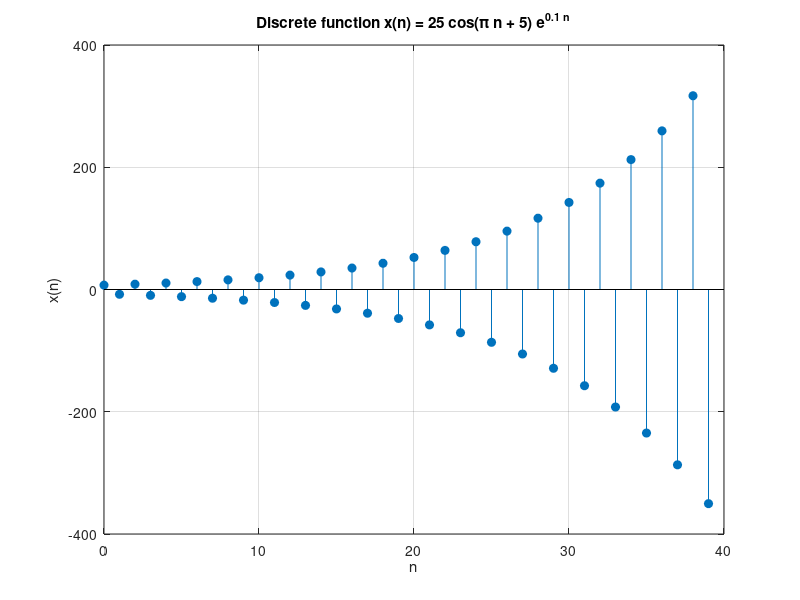

MATLAB code to generate this figure:
% تعریف بازه n به صورت گسسته
n = 0:39;

% محاسبه x(n)
x = 25 * cos(pi * n + 5) .* exp(0.1 * n);

% رسم تابع گسسته
stem(n, x, 'filled')
xlabel('n')
ylabel('x(n)')
title('Discrete function x(n) = 25 cos(\pi n + 5) e^{0.1 n}')
grid on
